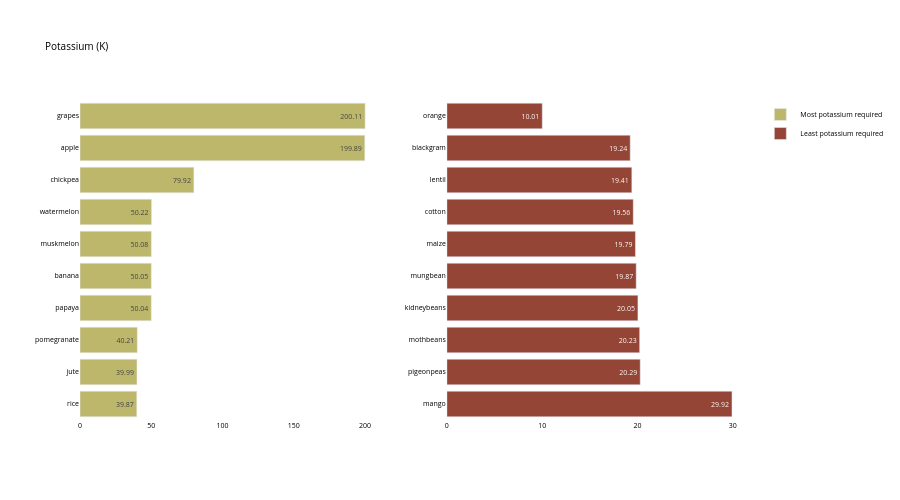

Write notebook code for a chart like this one.
### Code cell
crop_summary_K = crop_summary.sort_values(by='K', ascending=False)
  
fig = make_subplots(rows=1, cols=2)

top = {
    'y' : crop_summary_K['K'][0:10].sort_values().index,
    'x' : crop_summary_K['K'][0:10].sort_values()
}

last = {
    'y' : crop_summary_K['K'][-10:].index,
    'x' : crop_summary_K['K'][-10:]
}

fig.add_trace(
    go.Bar(top,
           name="Most potassium required",
           marker_color=random.choice(colorarr),
           orientation='h',
          text=top['x']),
    
    row=1, col=1
)

fig.add_trace(
    go.Bar(last,
           name="Least potassium required",
           marker_color=random.choice(colorarr),
           orientation='h',
          text=last['x']),
    row=1, col=2
)
fig.update_traces(texttemplate='%{text}', textposition='inside')
fig.update_layout(title_text="Potassium (K)",
                  plot_bgcolor='white',
                  font_size=7, 
                  font_color='black',
                  height=500)

fig.update_xaxes(showgrid=False)
fig.update_yaxes(showgrid=False)
fig.show()

### Figure 1 — Plotly figure (JSON) as saved in the notebook; plotly's stock layout.template omitted (floating-point values rounded to 4 significant figures)
{"data": [{"marker": {"color": "#Bdb76b"}, "name": "Most potassium required", "orientation": "h", "text": [39.87, 39.99, 40.21, 50.04, 50.05, 50.08, 50.22, 79.92, 199.9, 200.1], "textposition": "inside", "texttemplate": "%{text}", "type": "bar", "x": [39.87, 39.99, 40.21, 50.04, 50.05, 50.08, 50.22, 79.92, 199.9, 200.1], "xaxis": "x", "y": ["rice", "jute", "pomegranate", "papaya", "banana", "muskmelon", "watermelon", "chickpea", "apple", "grapes"], "yaxis": "y"}, {"marker": {"color": "#954535"}, "name": "Least potassium required", "orientation": "h", "text": [29.92, 20.29, 20.23, 20.05, 19.87, 19.79, 19.56, 19.41, 19.24, 10.01], "textposition": "inside", "texttemplate": "%{text}", "type": "bar", "x": [29.92, 20.29, 20.23, 20.05, 19.87, 19.79, 19.56, 19.41, 19.24, 10.01], "xaxis": "x2", "y": ["mango", "pigeonpeas", "mothbeans", "kidneybeans", "mungbean", "maize", "cotton", "lentil", "blackgram", "orange"], "yaxis": "y2"}], "layout": {"font": {"color": "black", "size": 7}, "height": 500, "plot_bgcolor": "white", "title": {"text": "Potassium (K)"}, "xaxis": {"anchor": "y", "domain": [0, 0.45], "showgrid": false}, "xaxis2": {"anchor": "y2", "domain": [0.55, 1], "showgrid": false}, "yaxis": {"anchor": "x", "domain": [0, 1], "showgrid": false}, "yaxis2": {"anchor": "x2", "domain": [0, 1], "showgrid": false}}}
